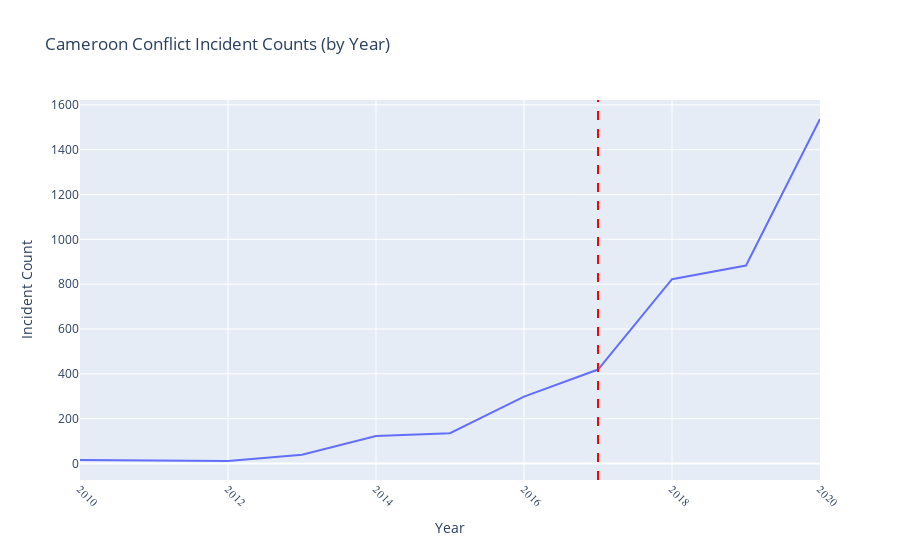

Notebook source saved alongside this figure:
### Code cell
fig = px.line(x=year_list[:-1], y=incident_count[:-1],
                     labels=dict(x="Year", y="Incident Count"),title = "Cameroon Conflict Incident Counts (by Year)")
fig.update_xaxes(tickfont=dict(family='Rockwell', size=11),tickangle=45)
fig.add_vline(x=2017,line_dash="dash", line_color="red")
fig.show()

### Figure 1 — Plotly figure (JSON) as saved in the notebook; plotly's stock layout.template omitted (floating-point values rounded to 4 significant figures)
{"data": [{"hovertemplate": "Year=%{x}<br>Incident Count=%{y}<extra></extra>", "legendgroup": "", "line": {"color": "#636efa", "dash": "solid"}, "mode": "lines", "name": "", "orientation": "v", "showlegend": false, "type": "scatter", "x": [2010, 2011, 2012, 2013, 2014, 2015, 2016, 2017, 2018, 2019, 2020], "xaxis": "x", "y": [16, 13, 11, 39, 122, 135, 298, 419, 822, 883, 1537], "yaxis": "y"}], "layout": {"legend": {"tracegroupgap": 0}, "shapes": [{"line": {"color": "red", "dash": "dash"}, "type": "line", "x0": 2017, "x1": 2017, "xref": "x", "y0": 0, "y1": 1, "yref": "y domain"}], "title": {"text": "Cameroon Conflict Incident Counts (by Year)"}, "xaxis": {"anchor": "y", "domain": [0, 1], "tickangle": 45, "tickfont": {"family": "Rockwell", "size": 11}, "title": {"text": "Year"}}, "yaxis": {"anchor": "x", "domain": [0, 1], "title": {"text": "Incident Count"}}}}
